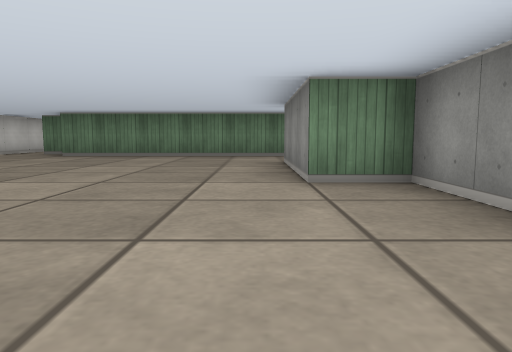
view 1 (above)

15 first-person views from a walk through a cub3D level. The camera is about half as high as the walls, tilts 6° down and sees 70° across. The floor is counted in squares. Each view is taken from the middle of a square. On the plan, view 1 faces up. The plan holds only what a view shows up to about 9 squares ahead; the rest is blank.

view 2
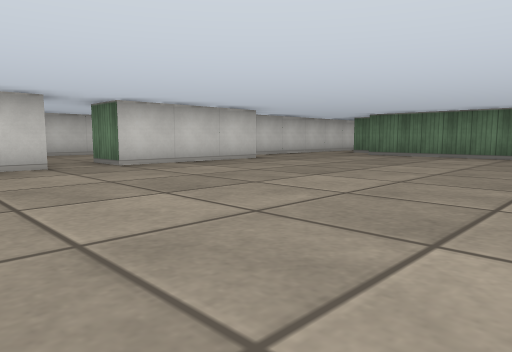

view 3
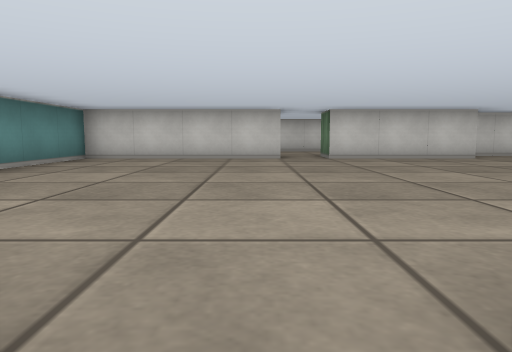

view 4
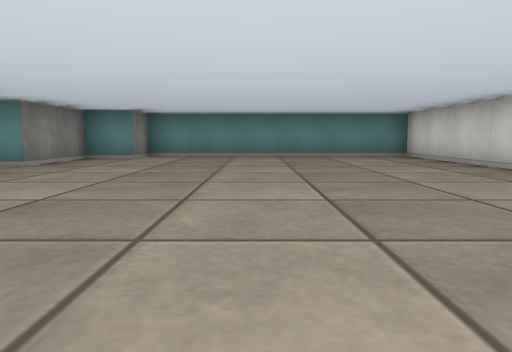

view 5
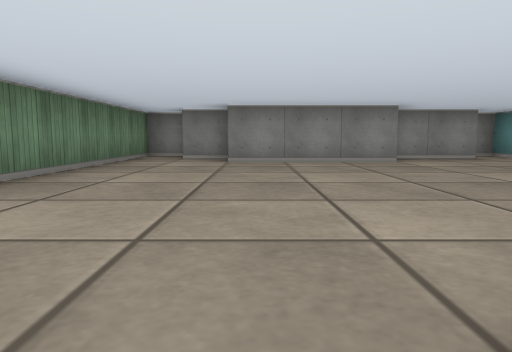

view 6
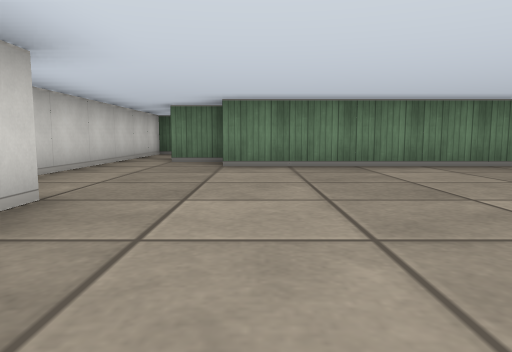

view 7
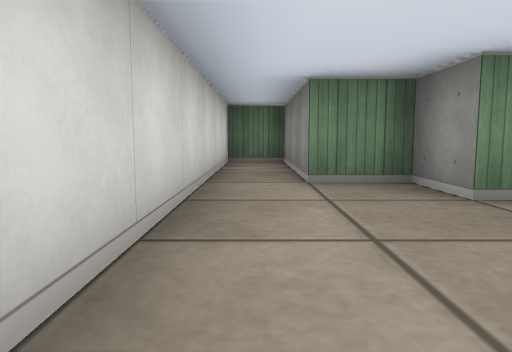

view 8
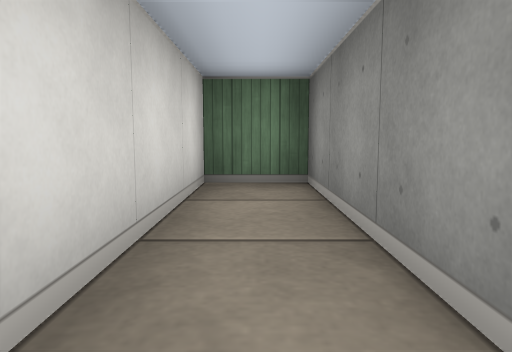

view 9
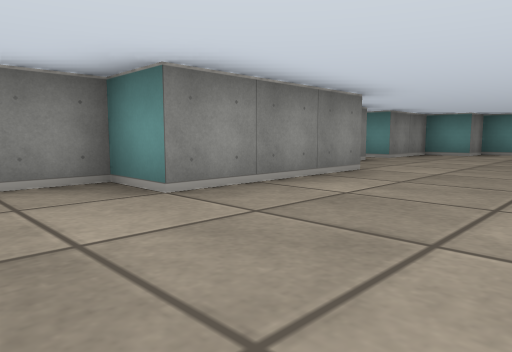

view 10
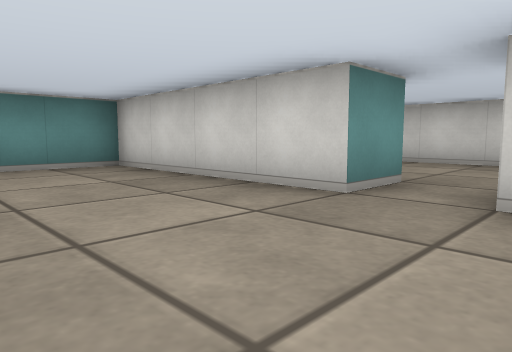

view 11
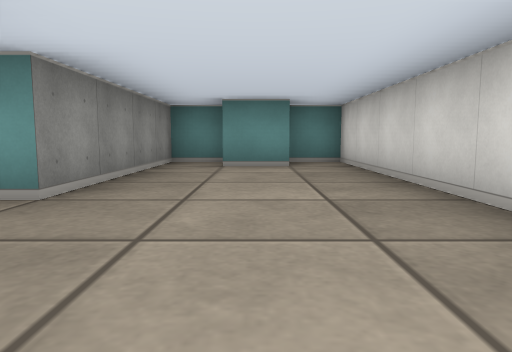

view 12
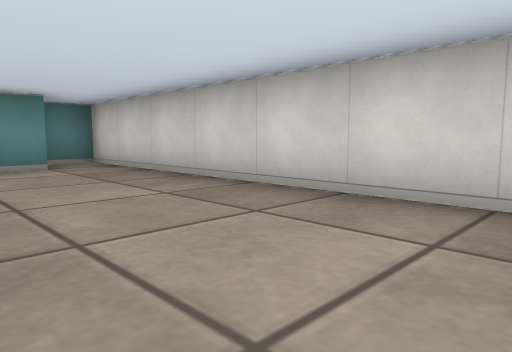

view 13
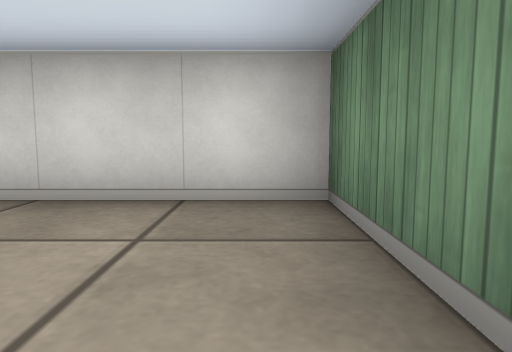

view 14
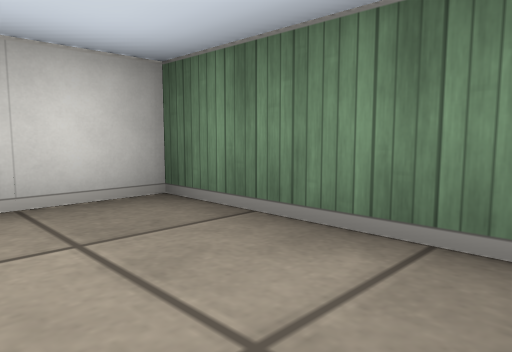

view 15
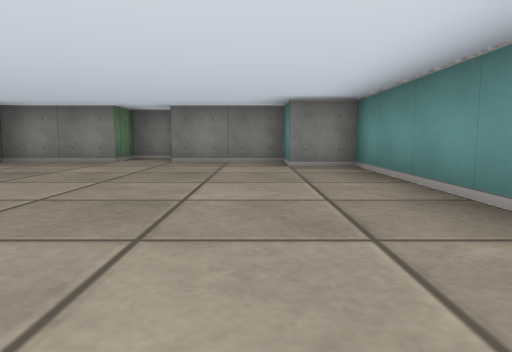

### Floor plan
Points are (right, up) in squares from view 1. A wall is a line through its corners. A room is listed if a view was taken in it or the views show most of it. See-through windows are left out.
Room 1 (views 1, 2, 3, 4, 5, 6, 7, 8, 9, 10, 15)
walls: (-5.5, 5.6) (-5.5, 2.5); (-5.5, 1.5) (-5.5, -2.5) (0.5, -2.5) (0.5, -1.5) (1.5, -1.5) (1.5, 0.5) (2.5, 0.5) (2.5, 1.5) (1.5, 1.5) (1.5, 3.5) (0.5, 3.5) (0.5, 6.5) (1.5, 6.5) (1.5, 7.5); (2.5, 7.6) (2.5, 8.5) (-4.5, 8.5) (-4.5, 9.5) (-5.5, 9.5) (-5.5, 12.5) (-6.5, 12.5) (-6.5, 6)
ways out: opening at (-6, 2) to room 2
Room 2 (views 11, 12, 13, 14)
walls: (-8.6, -1.5) (-7.5, -1.5); (-5.5, 2.5) (-6.5, 2.5); (-7.5, -2.5) (-6.5, -2.5) (-6.5, 1.5) (-5.5, 1.5); (-7.1, 4.5) (-9.5, 4.5) (-9.5, -2.5) (-8.5, -2.5)
ways out: opening at (-6, 2) to room 1

Positions as (right, up) in squares from view 1, and headings:
1: (0, 0), facing up
2: (0, 0), facing up-left
3: (2, 1), facing left
4: (-2, 6), facing down
5: (-6, 6), facing right
6: (-4, 3), facing up
7: (-6, 6), facing up
8: (-6, 9), facing up
9: (-2, 8), facing down-right
10: (-3, 3), facing down-left
11: (-8, 4), facing down
12: (-7, 4), facing down-left
13: (-7, 4), facing left
14: (-7, 3), facing up-left
15: (-5, -1), facing right
